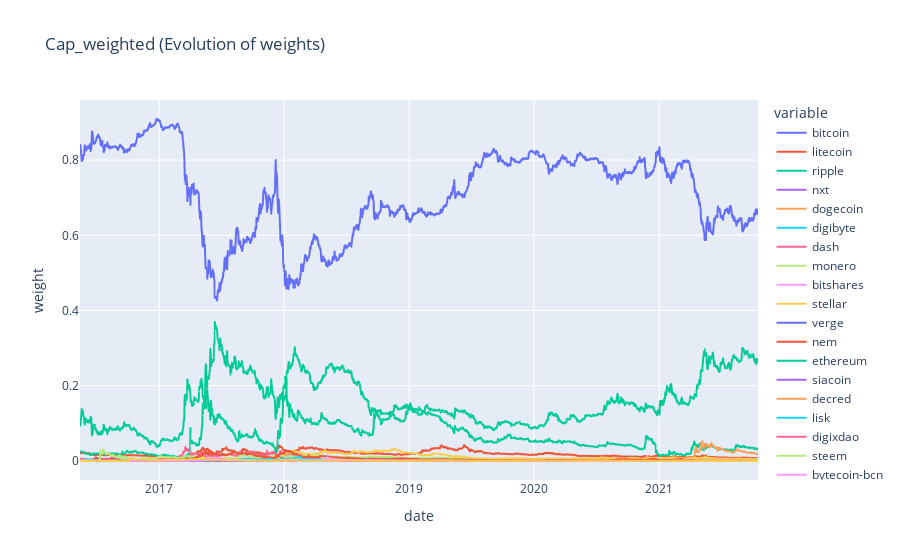

Notebook cell for this chart:
### Code cell
# voir pour comparer bitcoin avec les autres crypto (peut être agréger les cryptos)
fig = px.line(df_weight_cap_weigthed, x=df_weight_cap_weigthed.index, y=df_weight_cap_weigthed.columns, title="Cap_weighted (Evolution of weights)",labels={'value':'weight'})
fig.show()

### Figure 1 — Plotly figure (JSON) as saved in the notebook; plotly's stock layout.template omitted (floating-point values rounded to 4 significant figures; data arrays with more than 128 entries replaced by an {"elided": "..."} marker saying what was removed)
{"data": [{"hovertemplate": "variable=bitcoin<br>date=%{x}<br>weight=%{y}<extra></extra>", "legendgroup": "bitcoin", "line": {"color": "#636efa", "dash": "solid"}, "marker": {"symbol": "circle"}, "mode": "lines", "name": "bitcoin", "showlegend": true, "type": "scattergl", "x": {"elided": "1983 str values"}, "xaxis": "x", "y": {"elided": "1983 float values"}, "yaxis": "y"}, {"hovertemplate": "variable=litecoin<br>date=%{x}<br>weight=%{y}<extra></extra>", "legendgroup": "litecoin", "line": {"color": "#EF553B", "dash": "solid"}, "marker": {"symbol": "circle"}, "mode": "lines", "name": "litecoin", "showlegend": true, "type": "scattergl", "x": {"elided": "1983 str values"}, "xaxis": "x", "y": {"elided": "1983 float values"}, "yaxis": "y"}, {"hovertemplate": "variable=ripple<br>date=%{x}<br>weight=%{y}<extra></extra>", "legendgroup": "ripple", "line": {"color": "#00cc96", "dash": "solid"}, "marker": {"symbol": "circle"}, "mode": "lines", "name": "ripple", "showlegend": true, "type": "scattergl", "x": {"elided": "1983 str values"}, "xaxis": "x", "y": {"elided": "1983 float values"}, "yaxis": "y"}, {"hovertemplate": "variable=nxt<br>date=%{x}<br>weight=%{y}<extra></extra>", "legendgroup": "nxt", "line": {"color": "#ab63fa", "dash": "solid"}, "marker": {"symbol": "circle"}, "mode": "lines", "name": "nxt", "showlegend": true, "type": "scattergl", "x": {"elided": "1983 str values"}, "xaxis": "x", "y": {"elided": "1983 float values"}, "yaxis": "y"}, {"hovertemplate": "variable=dogecoin<br>date=%{x}<br>weight=%{y}<extra></extra>", "legendgroup": "dogecoin", "line": {"color": "#FFA15A", "dash": "solid"}, "marker": {"symbol": "circle"}, "mode": "lines", "name": "dogecoin", "showlegend": true, "type": "scattergl", "x": {"elided": "1983 str values"}, "xaxis": "x", "y": {"elided": "1983 float values"}, "yaxis": "y"}, {"hovertemplate": "variable=digibyte<br>date=%{x}<br>weight=%{y}<extra></extra>", "legendgroup": "digibyte", "line": {"color": "#19d3f3", "dash": "solid"}, "marker": {"symbol": "circle"}, "mode": "lines", "name": "digibyte", "showlegend": true, "type": "scattergl", "x": {"elided": "1983 str values"}, "xaxis": "x", "y": {"elided": "1983 float values"}, "yaxis": "y"}, {"hovertemplate": "variable=dash<br>date=%{x}<br>weight=%{y}<extra></extra>", "legendgroup": "dash", "line": {"color": "#FF6692", "dash": "solid"}, "marker": {"symbol": "circle"}, "mode": "lines", "name": "dash", "showlegend": true, "type": "scattergl", "x": {"elided": "1983 str values"}, "xaxis": "x", "y": {"elided": "1983 float values"}, "yaxis": "y"}, {"hovertemplate": "variable=monero<br>date=%{x}<br>weight=%{y}<extra></extra>", "legendgroup": "monero", "line": {"color": "#B6E880", "dash": "solid"}, "marker": {"symbol": "circle"}, "mode": "lines", "name": "monero", "showlegend": true, "type": "scattergl", "x": {"elided": "1983 str values"}, "xaxis": "x", "y": {"elided": "1983 float values"}, "yaxis": "y"}, {"hovertemplate": "variable=bitshares<br>date=%{x}<br>weight=%{y}<extra></extra>", "legendgroup": "bitshares", "line": {"color": "#FF97FF", "dash": "solid"}, "marker": {"symbol": "circle"}, "mode": "lines", "name": "bitshares", "showlegend": true, "type": "scattergl", "x": {"elided": "1983 str values"}, "xaxis": "x", "y": {"elided": "1983 float values"}, "yaxis": "y"}, {"hovertemplate": "variable=stellar<br>date=%{x}<br>weight=%{y}<extra></extra>", "legendgroup": "stellar", "line": {"color": "#FECB52", "dash": "solid"}, "marker": {"symbol": "circle"}, "mode": "lines", "name": "stellar", "showlegend": true, "type": "scattergl", "x": {"elided": "1983 str values"}, "xaxis": "x", "y": {"elided": "1983 float values"}, "yaxis": "y"}, {"hovertemplate": "variable=verge<br>date=%{x}<br>weight=%{y}<extra></extra>", "legendgroup": "verge", "line": {"color": "#636efa", "dash": "solid"}, "marker": {"symbol": "circle"}, "mode": "lines", "name": "verge", "showlegend": true, "type": "scattergl", "x": {"elided": "1983 str values"}, "xaxis": "x", "y": {"elided": "1983 float values"}, "yaxis": "y"}, {"hovertemplate": "variable=nem<br>date=%{x}<br>weight=%{y}<extra></extra>", "legendgroup": "nem", "line": {"color": "#EF553B", "dash": "solid"}, "marker": {"symbol": "circle"}, "mode": "lines", "name": "nem", "showlegend": true, "type": "scattergl", "x": {"elided": "1983 str values"}, "xaxis": "x", "y": {"elided": "1983 float values"}, "yaxis": "y"}, {"hovertemplate": "variable=ethereum<br>date=%{x}<br>weight=%{y}<extra></extra>", "legendgroup": "ethereum", "line": {"color": "#00cc96", "dash": "solid"}, "marker": {"symbol": "circle"}, "mode": "lines", "name": "ethereum", "showlegend": true, "type": "scattergl", "x": {"elided": "1983 str values"}, "xaxis": "x", "y": {"elided": "1983 float values"}, "yaxis": "y"}, {"hovertemplate": "variable=siacoin<br>date=%{x}<br>weight=%{y}<extra></extra>", "legendgroup": "siacoin", "line": {"color": "#ab63fa", "dash": "solid"}, "marker": {"symbol": "circle"}, "mode": "lines", "name": "siacoin", "showlegend": true, "type": "scattergl", "x": {"elided": "1983 str values"}, "xaxis": "x", "y": {"elided": "1983 float values"}, "yaxis": "y"}, {"hovertemplate": "variable=decred<br>date=%{x}<br>weight=%{y}<extra></extra>", "legendgroup": "decred", "line": {"color": "#FFA15A", "dash": "solid"}, "marker": {"symbol": "circle"}, "mode": "lines", "name": "decred", "showlegend": true, "type": "scattergl", "x": {"elided": "1983 str values"}, "xaxis": "x", "y": {"elided": "1983 float values"}, "yaxis": "y"}, {"hovertemplate": "variable=lisk<br>date=%{x}<br>weight=%{y}<extra></extra>", "legendgroup": "lisk", "line": {"color": "#19d3f3", "dash": "solid"}, "marker": {"symbol": "circle"}, "mode": "lines", "name": "lisk", "showlegend": true, "type": "scattergl", "x": {"elided": "1983 str values"}, "xaxis": "x", "y": {"elided": "1983 float values"}, "yaxis": "y"}, {"hovertemplate": "variable=digixdao<br>date=%{x}<br>weight=%{y}<extra></extra>", "legendgroup": "digixdao", "line": {"color": "#FF6692", "dash": "solid"}, "marker": {"symbol": "circle"}, "mode": "lines", "name": "digixdao", "showlegend": true, "type": "scattergl", "x": {"elided": "1983 str values"}, "xaxis": "x", "y": {"elided": "1983 float values"}, "yaxis": "y"}, {"hovertemplate": "variable=steem<br>date=%{x}<br>weight=%{y}<extra></extra>", "legendgroup": "steem", "line": {"color": "#B6E880", "dash": "solid"}, "marker": {"symbol": "circle"}, "mode": "lines", "name": "steem", "showlegend": true, "type": "scattergl", "x": {"elided": "1983 str values"}, "xaxis": "x", "y": {"elided": "1983 float values"}, "yaxis": "y"}, {"hovertemplate": "variable=bytecoin-bcn<br>date=%{x}<br>weight=%{y}<extra></extra>", "legendgroup": "bytecoin-bcn", "line": {"color": "#FF97FF", "dash": "solid"}, "marker": {"symbol": "circle"}, "mode": "lines", "name": "bytecoin-bcn", "showlegend": true, "type": "scattergl", "x": {"elided": "1983 str values"}, "xaxis": "x", "y": {"elided": "1983 float values"}, "yaxis": "y"}, {"hovertemplate": "variable=augur<br>date=%{x}<br>weight=%{y}<extra></extra>", "legendgroup": "augur", "line": {"color": "#FECB52", "dash": "solid"}, "marker": {"symbol": "circle"}, "mode": "lines", "name": "augur", "showlegend": true, "type": "scattergl", "x": {"elided": "1983 str values"}, "xaxis": "x", "y": {"elided": "1983 float values"}, "yaxis": "y"}], "layout": {"legend": {"title": {"text": "variable"}, "tracegroupgap": 0}, "title": {"text": "Cap_weighted (Evolution of weights)"}, "xaxis": {"anchor": "y", "domain": [0, 1], "title": {"text": "date"}}, "yaxis": {"anchor": "x", "domain": [0, 1], "title": {"text": "weight"}}}}
